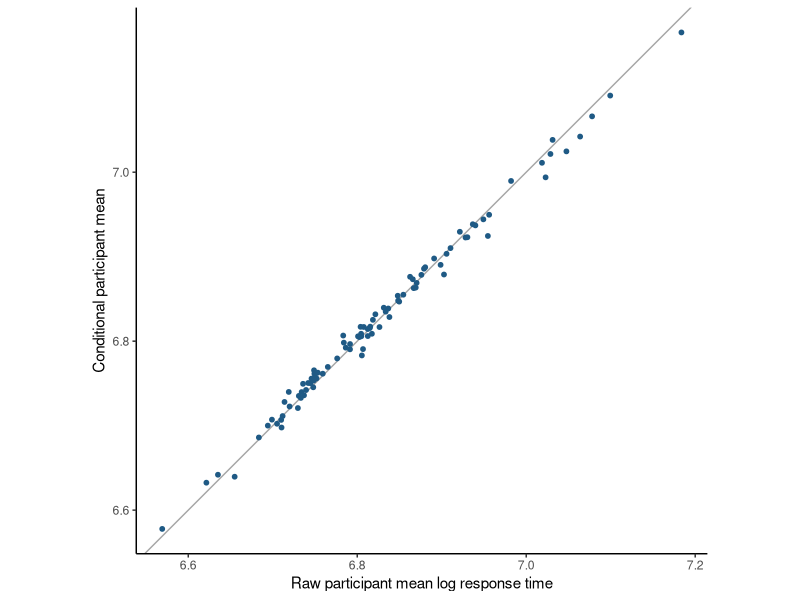

Write the R code that produced this figure.
## ---- chunk 1
#| label: mald-random-intercepts
library(lme4)
library(ggplot2)

mald <- read.csv("data/mald/mald-connected-trials.csv")
mald <- subset(mald, correct == 1L)

fit <- lmer(
  log_rt ~ 1 +
    (1 | participant_id) +
    (1 | item),
  data = mald,
  control = lmerControl(optimizer = "bobyqa")
)

variance_components <- as.data.frame(VarCorr(fit))
variance_components[c("grp", "var1", "vcov", "sdcor")]

participant_variance <- variance_components$vcov[
  variance_components$grp == "participant_id" &
    is.na(variance_components$var2)
]
item_variance <- variance_components$vcov[
  variance_components$grp == "item" &
    is.na(variance_components$var2)
]
residual_variance <- sigma(fit)^2
data.frame(
  participant_variance = participant_variance,
  total_variance = participant_variance + item_variance + residual_variance,
  same_participant_correlation = participant_variance /
    (participant_variance + item_variance + residual_variance)
)
## ---- chunk 2
#| label: random-intercept-pooling
raw_means <- aggregate(
  log_rt ~ participant_id,
  data = mald,
  FUN = mean
)
names(raw_means)[names(raw_means) == "log_rt"] <- "raw_mean"

participant_modes <- ranef(fit)$participant_id
conditional_means <- data.frame(
  participant_id = rownames(participant_modes),
  conditional_mean =
    fixef(fit)[["(Intercept)"]] + participant_modes[["(Intercept)"]],
  row.names = NULL
)

pooling <- merge(raw_means, conditional_means, by = "participant_id")

ggplot(pooling, aes(x = raw_mean, y = conditional_mean)) +
  geom_abline(slope = 1, intercept = 0, color = "grey65") +
  geom_point(color = "#1F5A85", size = 1.3) +
  coord_equal() +
  labs(
    x = "Raw participant mean log response time",
    y = "Conditional participant mean"
  ) +
  theme_classic()
